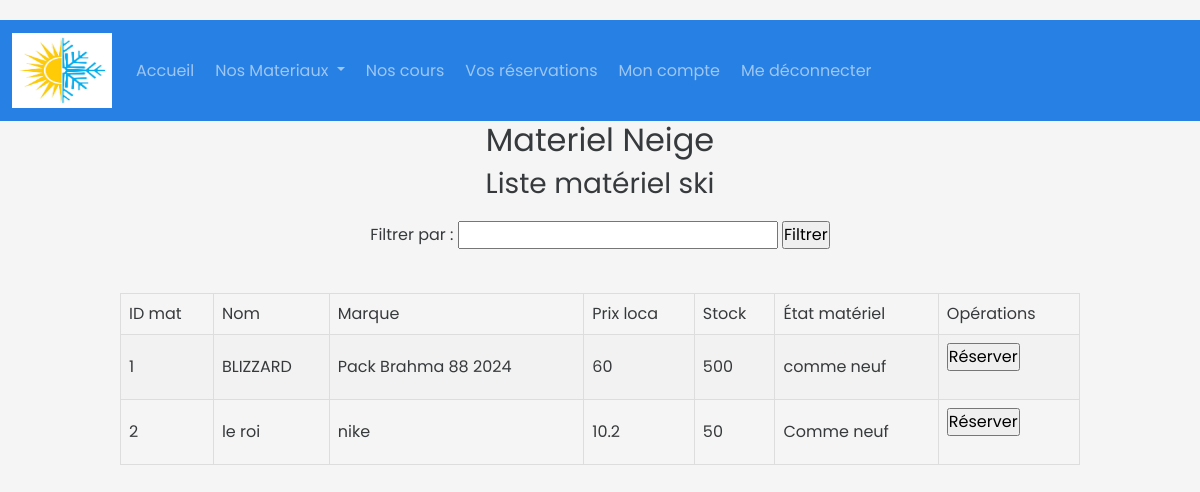
Screenshot of /PrestigeAlpin/index.php?page=3 (signed in) with the database file from the repository.
### tables this page shows
create table mat_neige (
    id_materiel int(10) not null auto_increment,
    nom VARCHAR(50),
    marque VARCHAR(50),
    prix_loca float(30),
    stock_initial int(50),
    etat_materiel VARCHAR(50),
    longeur_skis float(6,2),
    type_fixation VARCHAR(50),
    niveau_usure VARCHAR(50),
    type_ski varchar(50),
    role enum('mat_neige','mat_rando'),
    PRIMARY KEY (id_materiel)
);

### PrestigeAlpin/modele/modele.class.php (called while the page is built, shortened)
<?php
	class Modele {
		private $unPDO ;
		private $table ;
		public function __construct (){
			try{
			$url ="mysql:host=localhost;dbname=prestigeAlpin";
			$user = "root";
			$mdp ="";
			$this->unPDO = new PDO($url, $user, $mdp);
			}
			catch (PDOException $exp){
				echo "Erreur connexion BDD : ".$exp->getMessage ();
			}
		}
		public function setTable ($table) {
			$this->table= $table ;
		}
		public function selectAll(){
			$requete ="select * from ".$this->table.";";
			$select = $this->unPDO->prepare ($requete);
			$select->execute();
			return $select->fetchAll();
		}
	}
?>

### PrestigeAlpin/controleur/controleur.class.php (called while the page is built, shortened)
<?php
	require_once ("modele/modele.class.php");
	class Controleur {
		private $unModele ;
		public function __construct (){
			$this->unModele = new Modele ();
		}
		public function setTable ($table){
			$this->unModele->setTable($table);
		}
		public function selectAll (){
			return $this->unModele->selectAll();
		}
	}
?>

### PrestigeAlpin/vue/vue_select_mat_neige.php (the view, shortened to what this page needs)
<?php
require_once('modele/modele.class.php');
$modele = new Modele();
$modele->setTable("mat_neige");
$lesMatNeige = $modele->selectAll();
$filtre = isset($_POST['filtre']) ? $_POST['filtre'] : '';
if (!empty($filtre)) {
    $where = array("nom", "marque");
    $lesMatNeige = $modele->selectLike($where, $filtre);
} else {
    $lesMatNeige = $modele->selectAll();
}
?>
<h3>Liste matériel ski</h3>
<!DOCTYPE html>
<html lang="en">
<head>
    <link rel="stylesheet" href="css/tab.css">
<form method="post">
    Filtrer par : <input type="text" name="filtre">
    <input type="submit" name="Filtrer" value="Filtrer">
</form>
<br>
<table border="1">
    <tr>
		<td>ID mat</td>
        <td>Nom</td>
        <td>Marque</td>
        <td>Prix loca</td>
        <td>Stock</td>
        <td>État matériel</td>
        <?php
        if (isset($_SESSION['role']) && $_SESSION['role'] == "client") {
            echo "<td>Opérations</td>";
        }
        ?>
    </tr>
    <?php
    if (isset($lesMatNeige)) {
        foreach ($lesMatNeige as $unMatNeige) {
            echo "<tr>";
            echo "<td>".$unMatNeige['id_materiel']."</td>";
            echo "<td>".$unMatNeige['nom']."</td>";
            echo "<td>".$unMatNeige['marque']."</td>";
            echo "<td>".$unMatNeige['prix_loca']."</td>";
            echo "<td>".$unMatNeige['stock_initial']."</td>";
            echo "<td>".$unMatNeige['etat_materiel']."</td>";
            if (isset($_SESSION['role']) && $_SESSION['role'] == "client") {
                echo "<td>";
                echo "<form method='post' action='reserver.php'>";
                echo "<input type='submit' name='reserver' value='Réserver'>";
                echo "</form>";
                echo "</td>";
            }
            echo "</tr>";
        }
    }
    ?>
</table>

### PrestigeAlpin/css/style.css (style rules this page uses)
* { margin: 0; padding: 0; box-sizing: border-box; font-family: "Poppins", sans-serif; }
body { background: #f5f5f5; margin-top: 20px; }

### PrestigeAlpin/css/tab.css (style rules this page uses)
table { width: 80%; border-collapse: collapse; }
td, th { border: 1px solid #ddd; padding: 8px; }
tr:nth-child(even) { background-color: #f2f2f2; }
form { margin-bottom: 20px; }
h3 { margin-bottom: 20px; }

### rows the page displays
mat_neige: id_materiel "1", nom "BLIZZARD", marque "Pack Brahma 88 2024", prix_loca "60", stock_initial "500", etat_materiel "comme neuf"
mat_neige: id_materiel "2", nom "le roi", marque "nike", prix_loca "10.2", stock_initial "50", etat_materiel "Comme neuf"
